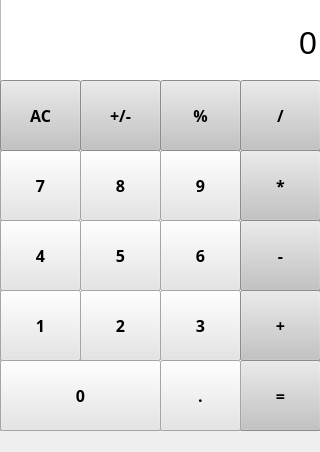
<?xml version="1.0" encoding="UTF-8"?>
<ui version="4.0">
 <class>DockWidget</class>
 <widget class="QDockWidget" name="DockWidget">
  <property name="geometry">
   <rect>
    <x>0</x>
    <y>0</y>
    <width>320</width>
    <height>452</height>
   </rect>
  </property>
  <property name="windowTitle">
   <string>DockWidget</string>
  </property>
  <widget class="QWidget" name="dockWidgetContents">
   <widget class="QListView" name="listView">
    <property name="geometry">
     <rect>
      <x>0</x>
      <y>-10</y>
      <width>321</width>
      <height>441</height>
     </rect>
    </property>
   </widget>
   <widget class="QPushButton" name="pushButton">
    <property name="geometry">
     <rect>
      <x>0</x>
      <y>290</y>
      <width>81</width>
      <height>71</height>
     </rect>
    </property>
    <property name="font">
     <font>
      <family>HP Simplified</family>
      <pointsize>12</pointsize>
      <weight>75</weight>
      <bold>true</bold>
     </font>
    </property>
    <property name="styleSheet">
     <string notr="true">background-color: rgb(229, 229, 229);</string>
    </property>
    <property name="text">
     <string>1</string>
    </property>
    <property name="autoDefault">
     <bool>false</bool>
    </property>
   </widget>
   <widget class="QPushButton" name="pushButton_2">
    <property name="geometry">
     <rect>
      <x>80</x>
      <y>290</y>
      <width>81</width>
      <height>71</height>
     </rect>
    </property>
    <property name="font">
     <font>
      <family>HP Simplified</family>
      <pointsize>12</pointsize>
      <weight>75</weight>
      <bold>true</bold>
     </font>
    </property>
    <property name="styleSheet">
     <string notr="true">background-color: rgb(229, 229, 229);</string>
    </property>
    <property name="text">
     <string>2</string>
    </property>
    <property name="autoDefault">
     <bool>false</bool>
    </property>
   </widget>
   <widget class="QPushButton" name="pushButton_3">
    <property name="geometry">
     <rect>
      <x>160</x>
      <y>290</y>
      <width>81</width>
      <height>71</height>
     </rect>
    </property>
    <property name="font">
     <font>
      <family>HP Simplified</family>
      <pointsize>12</pointsize>
      <weight>75</weight>
      <bold>true</bold>
     </font>
    </property>
    <property name="styleSheet">
     <string notr="true">background-color: rgb(229, 229, 229);</string>
    </property>
    <property name="text">
     <string>3</string>
    </property>
    <property name="autoDefault">
     <bool>false</bool>
    </property>
   </widget>
   <widget class="QPushButton" name="pushButton_7">
    <property name="geometry">
     <rect>
      <x>0</x>
      <y>150</y>
      <width>81</width>
      <height>71</height>
     </rect>
    </property>
    <property name="palette">
     <palette>
      <active>
       <colorrole role="WindowText">
        <brush brushstyle="SolidPattern">
         <color alpha="255">
          <red>0</red>
          <green>0</green>
          <blue>0</blue>
         </color>
        </brush>
       </colorrole>
       <colorrole role="Button">
        <brush brushstyle="SolidPattern">
         <color alpha="255">
          <red>229</red>
          <green>229</green>
          <blue>229</blue>
         </color>
        </brush>
       </colorrole>
       <colorrole role="Light">
        <brush brushstyle="SolidPattern">
         <color alpha="255">
          <red>255</red>
          <green>255</green>
          <blue>255</blue>
         </color>
        </brush>
       </colorrole>
       <colorrole role="Midlight">
        <brush brushstyle="SolidPattern">
         <color alpha="255">
          <red>251</red>
          <green>251</green>
          <blue>251</blue>
         </color>
        </brush>
       </colorrole>
       <colorrole role="Dark">
        <brush brushstyle="SolidPattern">
         <color alpha="255">
          <red>124</red>
          <green>124</green>
          <blue>124</blue>
         </color>
        </brush>
       </colorrole>
       <colorrole role="Mid">
        <brush brushstyle="SolidPattern">
         <color alpha="255">
          <red>165</red>
          <green>165</green>
          <blue>165</blue>
         </color>
        </brush>
       </colorrole>
       <colorrole role="Text">
        <brush brushstyle="SolidPattern">
         <color alpha="255">
          <red>0</red>
          <green>0</green>
          <blue>0</blue>
         </color>
        </brush>
       </colorrole>
       <colorrole role="BrightText">
        <brush brushstyle="SolidPattern">
         <color alpha="255">
          <red>255</red>
          <green>255</green>
          <blue>255</blue>
         </color>
        </brush>
       </colorrole>
       <colorrole role="ButtonText">
        <brush brushstyle="SolidPattern">
         <color alpha="255">
          <red>0</red>
          <green>0</green>
          <blue>0</blue>
         </color>
        </brush>
       </colorrole>
       <colorrole role="Base">
        <brush brushstyle="SolidPattern">
         <color alpha="255">
          <red>229</red>
          <green>229</green>
          <blue>229</blue>
         </color>
        </brush>
       </colorrole>
       <colorrole role="Window">
        <brush brushstyle="SolidPattern">
         <color alpha="255">
          <red>229</red>
          <green>229</green>
          <blue>229</blue>
         </color>
        </brush>
       </colorrole>
       <colorrole role="Shadow">
        <brush brushstyle="SolidPattern">
         <color alpha="255">
          <red>0</red>
          <green>0</green>
          <blue>0</blue>
         </color>
        </brush>
       </colorrole>
       <colorrole role="AlternateBase">
        <brush brushstyle="SolidPattern">
         <color alpha="255">
          <red>251</red>
          <green>251</green>
          <blue>251</blue>
         </color>
        </brush>
       </colorrole>
       <colorrole role="ToolTipBase">
        <brush brushstyle="SolidPattern">
         <color alpha="255">
          <red>255</red>
          <green>255</green>
          <blue>220</blue>
         </color>
        </brush>
       </colorrole>
       <colorrole role="ToolTipText">
        <brush brushstyle="SolidPattern">
         <color alpha="255">
          <red>0</red>
          <green>0</green>
          <blue>0</blue>
         </color>
        </brush>
       </colorrole>
       <colorrole role="PlaceholderText">
        <brush brushstyle="SolidPattern">
         <color alpha="128">
          <red>0</red>
          <green>0</green>
          <blue>0</blue>
         </color>
        </brush>
       </colorrole>
      </active>
      <inactive>
       <colorrole role="WindowText">
        <brush brushstyle="SolidPattern">
         <color alpha="255">
          <red>0</red>
          <green>0</green>
          <blue>0</blue>
         </color>
        </brush>
       </colorrole>
       <colorrole role="Button">
        <brush brushstyle="SolidPattern">
         <color alpha="255">
          <red>229</red>
          <green>229</green>
          <blue>229</blue>
         </color>
        </brush>
       </colorrole>
       <colorrole role="Light">
        <brush brushstyle="SolidPattern">
         <color alpha="255">
          <red>255</red>
          <green>255</green>
          <blue>255</blue>
         </color>
        </brush>
       </colorrole>
       <colorrole role="Midlight">
        <brush brushstyle="SolidPattern">
         <color alpha="255">
          <red>251</red>
          <green>251</green>
          <blue>251</blue>
         </color>
        </brush>
       </colorrole>
       <colorrole role="Dark">
        <brush brushstyle="SolidPattern">
         <color alpha="255">
          <red>124</red>
          <green>124</green>
          <blue>124</blue>
         </color>
        </brush>
       </colorrole>
       <colorrole role="Mid">
        <brush brushstyle="SolidPattern">
         <color alpha="255">
          <red>165</red>
          <green>165</green>
          <blue>165</blue>
         </color>
        </brush>
       </colorrole>
       <colorrole role="Text">
        <brush brushstyle="SolidPattern">
         <color alpha="255">
          <red>0</red>
          <green>0</green>
          <blue>0</blue>
         </color>
        </brush>
       </colorrole>
       <colorrole role="BrightText">
        <brush brushstyle="SolidPattern">
         <color alpha="255">
          <red>255</red>
          <green>255</green>
          <blue>255</blue>
         </color>
        </brush>
       </colorrole>
       <colorrole role="ButtonText">
        <brush brushstyle="SolidPattern">
         <color alpha="255">
          <red>0</red>
          <green>0</green>
          <blue>0</blue>
         </color>
        </brush>
       </colorrole>
       <colorrole role="Base">
        <brush brushstyle="SolidPattern">
         <color alpha="255">
          <red>229</red>
          <green>229</green>
          <blue>229</blue>
         </color>
        </brush>
       </colorrole>
       <colorrole role="Window">
        <brush brushstyle="SolidPattern">
         <color alpha="255">
          <red>229</red>
          <green>229</green>
          <blue>229</blue>
         </color>
        </brush>
       </colorrole>
       <colorrole role="Shadow">
        <brush brushstyle="SolidPattern">
         <color alpha="255">
          <red>0</red>
          <green>0</green>
          <blue>0</blue>
         </color>
        </brush>
       </colorrole>
       <colorrole role="AlternateBase">
        <brush brushstyle="SolidPattern">
         <color alpha="255">
          <red>251</red>
          <green>251</green>
          <blue>251</blue>
         </color>
        </brush>
       </colorrole>
       <colorrole role="ToolTipBase">
        <brush brushstyle="SolidPattern">
         <color alpha="255">
          <red>255</red>
          <green>255</green>
          <blue>220</blue>
         </color>
        </brush>
       </colorrole>
       <colorrole role="ToolTipText">
        <brush brushstyle="SolidPattern">
         <color alpha="255">
          <red>0</red>
          <green>0</green>
          <blue>0</blue>
         </color>
        </brush>
       </colorrole>
       <colorrole role="PlaceholderText">
        <brush brushstyle="SolidPattern">
         <color alpha="128">
          <red>0</red>
          <green>0</green>
          <blue>0</blue>
         </color>
        </brush>
       </colorrole>
      </inactive>
      <disabled>
       <colorrole role="WindowText">
        <brush brushstyle="SolidPattern">
         <color alpha="255">
          <red>124</red>
          <green>124</green>
          <blue>124</blue>
         </color>
        </brush>
       </colorrole>
       <colorrole role="Button">
        <brush brushstyle="SolidPattern">
         <color alpha="255">
          <red>229</red>
          <green>229</green>
          <blue>229</blue>
         </color>
        </brush>
       </colorrole>
       <colorrole role="Light">
        <brush brushstyle="SolidPattern">
         <color alpha="255">
          <red>255</red>
          <green>255</green>
          <blue>255</blue>
         </color>
        </brush>
       </colorrole>
       <colorrole role="Midlight">
        <brush brushstyle="SolidPattern">
         <color alpha="255">
          <red>251</red>
          <green>251</green>
          <blue>251</blue>
         </color>
        </brush>
       </colorrole>
       <colorrole role="Dark">
        <brush brushstyle="SolidPattern">
         <color alpha="255">
          <red>124</red>
          <green>124</green>
          <blue>124</blue>
         </color>
        </brush>
       </colorrole>
       <colorrole role="Mid">
        <brush brushstyle="SolidPattern">
         <color alpha="255">
          <red>165</red>
          <green>165</green>
          <blue>165</blue>
         </color>
        </brush>
       </colorrole>
       <colorrole role="Text">
        <brush brushstyle="SolidPattern">
         <color alpha="255">
          <red>124</red>
          <green>124</green>
          <blue>124</blue>
         </color>
        </brush>
       </colorrole>
       <colorrole role="BrightText">
        <brush brushstyle="SolidPattern">
         <color alpha="255">
          <red>255</red>
          <green>255</green>
          <blue>255</blue>
         </color>
        </brush>
       </colorrole>
       <colorrole role="ButtonText">
        <brush brushstyle="SolidPattern">
         <color alpha="255">
          <red>124</red>
          <green>124</green>
          <blue>124</blue>
         </color>
        </brush>
       </colorrole>
       <colorrole role="Base">
        <brush brushstyle="SolidPattern">
         <color alpha="255">
          <red>229</red>
          <green>229</green>
          <blue>229</blue>
         </color>
        </brush>
       </colorrole>
       <colorrole role="Window">
        <brush brushstyle="SolidPattern">
         <color alpha="255">
          <red>229</red>
          <green>229</green>
          <blue>229</blue>
         </color>
        </brush>
       </colorrole>
       <colorrole role="Shadow">
        <brush brushstyle="SolidPattern">
         <color alpha="255">
          <red>0</red>
          <green>0</green>
          <blue>0</blue>
         </color>
        </brush>
       </colorrole>
       <colorrole role="AlternateBase">
        <brush brushstyle="SolidPattern">
         <color alpha="255">
          <red>248</red>
          <green>248</green>
          <blue>248</blue>
         </color>
        </brush>
       </colorrole>
       <colorrole role="ToolTipBase">
        <brush brushstyle="SolidPattern">
         <color alpha="255">
          <red>255</red>
          <green>255</green>
          <blue>220</blue>
         </color>
        </brush>
       </colorrole>
       <colorrole role="ToolTipText">
        <brush brushstyle="SolidPattern">
         <color alpha="255">
          <red>0</red>
          <green>0</green>
          <blue>0</blue>
         </color>
        </brush>
       </colorrole>
       <colorrole role="PlaceholderText">
        <brush brushstyle="SolidPattern">
         <color alpha="128">
          <red>0</red>
          <green>0</green>
          <blue>0</blue>
         </color>
        </brush>
       </colorrole>
      </disabled>
     </palette>
    </property>
    <property name="font">
     <font>
      <family>HP Simplified</family>
      <pointsize>12</pointsize>
      <weight>75</weight>
      <bold>true</bold>
     </font>
    </property>
    <property name="styleSheet">
     <string notr="true">background-color: rgb(229, 229, 229);</string>
    </property>
    <property name="text">
     <string>7</string>
    </property>
    <property name="autoDefault">
     <bool>false</bool>
    </property>
   </widget>
   <widget class="QPushButton" name="pushButton_8">
    <property name="geometry">
     <rect>
      <x>80</x>
      <y>150</y>
      <width>81</width>
      <height>71</height>
     </rect>
    </property>
    <property name="font">
     <font>
      <family>HP Simplified</family>
      <pointsize>12</pointsize>
      <weight>75</weight>
      <bold>true</bold>
     </font>
    </property>
    <property name="styleSheet">
     <string notr="true">background-color: rgb(229, 229, 229);</string>
    </property>
    <property name="text">
     <string>8</string>
    </property>
    <property name="autoDefault">
     <bool>false</bool>
    </property>
   </widget>
   <widget class="QPushButton" name="pushButton_9">
    <property name="geometry">
     <rect>
      <x>160</x>
      <y>150</y>
      <width>81</width>
      <height>71</height>
     </rect>
    </property>
    <property name="font">
     <font>
      <family>HP Simplified</family>
      <pointsize>12</pointsize>
      <weight>75</weight>
      <bold>true</bold>
     </font>
    </property>
    <property name="styleSheet">
     <string notr="true">background-color: rgb(229, 229, 229);</string>
    </property>
    <property name="text">
     <string>9</string>
    </property>
    <property name="autoDefault">
     <bool>false</bool>
    </property>
   </widget>
   <widget class="QPushButton" name="pushButton_4">
    <property name="geometry">
     <rect>
      <x>0</x>
      <y>220</y>
      <width>81</width>
      <height>71</height>
     </rect>
    </property>
    <property name="font">
     <font>
      <family>HP Simplified</family>
      <pointsize>12</pointsize>
      <weight>75</weight>
      <bold>true</bold>
     </font>
    </property>
    <property name="styleSheet">
     <string notr="true">background-color: rgb(229, 229, 229);</string>
    </property>
    <property name="text">
     <string>4</string>
    </property>
    <property name="autoDefault">
     <bool>false</bool>
    </property>
   </widget>
   <widget class="QPushButton" name="pushButton_5">
    <property name="geometry">
     <rect>
      <x>80</x>
      <y>220</y>
      <width>81</width>
      <height>71</height>
     </rect>
    </property>
    <property name="font">
     <font>
      <family>HP Simplified</family>
      <pointsize>12</pointsize>
      <weight>75</weight>
      <bold>true</bold>
     </font>
    </property>
    <property name="styleSheet">
     <string notr="true">background-color: rgb(229, 229, 229);</string>
    </property>
    <property name="text">
     <string>5</string>
    </property>
    <property name="autoDefault">
     <bool>false</bool>
    </property>
   </widget>
   <widget class="QPushButton" name="pushButton_6">
    <property name="geometry">
     <rect>
      <x>160</x>
      <y>220</y>
      <width>81</width>
      <height>71</height>
     </rect>
    </property>
    <property name="font">
     <font>
      <family>HP Simplified</family>
      <pointsize>12</pointsize>
      <weight>75</weight>
      <bold>true</bold>
     </font>
    </property>
    <property name="styleSheet">
     <string notr="true">background-color: rgb(229, 229, 229);</string>
    </property>
    <property name="text">
     <string>6</string>
    </property>
    <property name="autoDefault">
     <bool>false</bool>
    </property>
   </widget>
   <widget class="QLabel" name="label">
    <property name="geometry">
     <rect>
      <x>6</x>
      <y>2</y>
      <width>311</width>
      <height>81</height>
     </rect>
    </property>
    <property name="font">
     <font>
      <pointsize>24</pointsize>
     </font>
    </property>
    <property name="text">
     <string>0</string>
    </property>
    <property name="alignment">
     <set>Qt::AlignRight|Qt::AlignTrailing|Qt::AlignVCenter</set>
    </property>
   </widget>
   <widget class="QPushButton" name="pushButton_del_2">
    <property name="geometry">
     <rect>
      <x>0</x>
      <y>80</y>
      <width>81</width>
      <height>71</height>
     </rect>
    </property>
    <property name="font">
     <font>
      <family>HP Simplified</family>
      <pointsize>12</pointsize>
      <weight>75</weight>
      <bold>true</bold>
     </font>
    </property>
    <property name="styleSheet">
     <string notr="true">
background-color: rgb(195, 195, 195);</string>
    </property>
    <property name="text">
     <string>AC</string>
    </property>
    <property name="autoDefault">
     <bool>false</bool>
    </property>
   </widget>
   <widget class="QPushButton" name="pushButton_neg">
    <property name="geometry">
     <rect>
      <x>80</x>
      <y>80</y>
      <width>81</width>
      <height>71</height>
     </rect>
    </property>
    <property name="font">
     <font>
      <family>HP Simplified</family>
      <pointsize>12</pointsize>
      <weight>75</weight>
      <bold>true</bold>
     </font>
    </property>
    <property name="styleSheet">
     <string notr="true">
background-color: rgb(195, 195, 195);</string>
    </property>
    <property name="text">
     <string>+/-</string>
    </property>
    <property name="autoDefault">
     <bool>false</bool>
    </property>
   </widget>
   <widget class="QPushButton" name="pushButton_perc">
    <property name="geometry">
     <rect>
      <x>160</x>
      <y>80</y>
      <width>81</width>
      <height>71</height>
     </rect>
    </property>
    <property name="font">
     <font>
      <family>HP Simplified</family>
      <pointsize>12</pointsize>
      <weight>75</weight>
      <bold>true</bold>
     </font>
    </property>
    <property name="styleSheet">
     <string notr="true">background-color: rgb(195, 195, 195);</string>
    </property>
    <property name="text">
     <string>%</string>
    </property>
    <property name="autoDefault">
     <bool>false</bool>
    </property>
   </widget>
   <widget class="QPushButton" name="pushButton_del">
    <property name="geometry">
     <rect>
      <x>240</x>
      <y>80</y>
      <width>81</width>
      <height>71</height>
     </rect>
    </property>
    <property name="font">
     <font>
      <family>HP Simplified</family>
      <pointsize>12</pointsize>
      <weight>75</weight>
      <bold>true</bold>
     </font>
    </property>
    <property name="styleSheet">
     <string notr="true">background-color: rgb(195, 195, 195);</string>
    </property>
    <property name="text">
     <string>/</string>
    </property>
    <property name="autoDefault">
     <bool>false</bool>
    </property>
   </widget>
   <widget class="QPushButton" name="pushButton_umn">
    <property name="geometry">
     <rect>
      <x>240</x>
      <y>150</y>
      <width>81</width>
      <height>71</height>
     </rect>
    </property>
    <property name="font">
     <font>
      <family>HP Simplified</family>
      <pointsize>12</pointsize>
      <weight>75</weight>
      <bold>true</bold>
     </font>
    </property>
    <property name="styleSheet">
     <string notr="true">background-color: rgb(195, 195, 195);</string>
    </property>
    <property name="text">
     <string>*</string>
    </property>
    <property name="autoDefault">
     <bool>false</bool>
    </property>
   </widget>
   <widget class="QPushButton" name="pushButton_min">
    <property name="geometry">
     <rect>
      <x>240</x>
      <y>220</y>
      <width>81</width>
      <height>71</height>
     </rect>
    </property>
    <property name="font">
     <font>
      <family>HP Simplified</family>
      <pointsize>12</pointsize>
      <weight>75</weight>
      <bold>true</bold>
     </font>
    </property>
    <property name="styleSheet">
     <string notr="true">background-color: rgb(195, 195, 195);</string>
    </property>
    <property name="text">
     <string>-</string>
    </property>
    <property name="autoDefault">
     <bool>false</bool>
    </property>
   </widget>
   <widget class="QPushButton" name="pushButton_plus">
    <property name="geometry">
     <rect>
      <x>240</x>
      <y>290</y>
      <width>81</width>
      <height>71</height>
     </rect>
    </property>
    <property name="font">
     <font>
      <family>HP Simplified</family>
      <pointsize>12</pointsize>
      <weight>75</weight>
      <bold>true</bold>
     </font>
    </property>
    <property name="styleSheet">
     <string notr="true">background-color: rgb(195, 195, 195);</string>
    </property>
    <property name="text">
     <string>+</string>
    </property>
    <property name="autoDefault">
     <bool>false</bool>
    </property>
   </widget>
   <widget class="QPushButton" name="pushButton_ravn">
    <property name="geometry">
     <rect>
      <x>240</x>
      <y>360</y>
      <width>81</width>
      <height>71</height>
     </rect>
    </property>
    <property name="font">
     <font>
      <family>HP Simplified</family>
      <pointsize>12</pointsize>
      <weight>75</weight>
      <bold>true</bold>
     </font>
    </property>
    <property name="styleSheet">
     <string notr="true">background-color: rgb(195, 195, 195);</string>
    </property>
    <property name="text">
     <string>=</string>
    </property>
    <property name="autoDefault">
     <bool>false</bool>
    </property>
   </widget>
   <widget class="QPushButton" name="pushButton_dr">
    <property name="geometry">
     <rect>
      <x>160</x>
      <y>360</y>
      <width>81</width>
      <height>71</height>
     </rect>
    </property>
    <property name="font">
     <font>
      <family>HP Simplified</family>
      <pointsize>12</pointsize>
      <weight>75</weight>
      <bold>true</bold>
     </font>
    </property>
    <property name="styleSheet">
     <string notr="true">background-color: rgb(229, 229, 229);</string>
    </property>
    <property name="text">
     <string>.</string>
    </property>
    <property name="autoDefault">
     <bool>false</bool>
    </property>
   </widget>
   <widget class="QPushButton" name="pushButton_0">
    <property name="geometry">
     <rect>
      <x>0</x>
      <y>360</y>
      <width>161</width>
      <height>71</height>
     </rect>
    </property>
    <property name="font">
     <font>
      <family>HP Simplified</family>
      <pointsize>12</pointsize>
      <weight>75</weight>
      <bold>true</bold>
     </font>
    </property>
    <property name="styleSheet">
     <string notr="true">background-color: rgb(229, 229, 229);</string>
    </property>
    <property name="text">
     <string>0</string>
    </property>
    <property name="autoDefault">
     <bool>false</bool>
    </property>
   </widget>
  </widget>
 </widget>
 <resources/>
 <connections/>
</ui>
